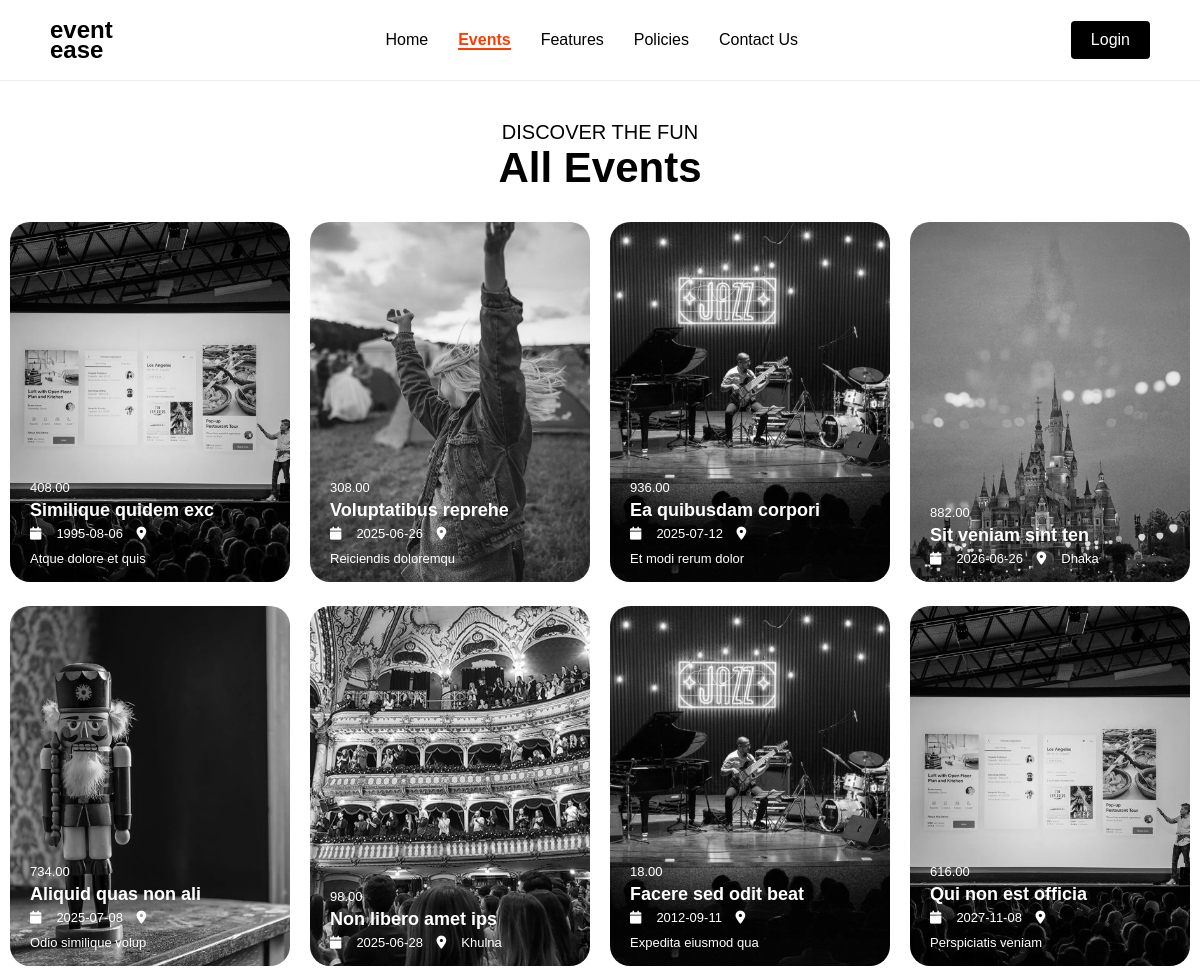
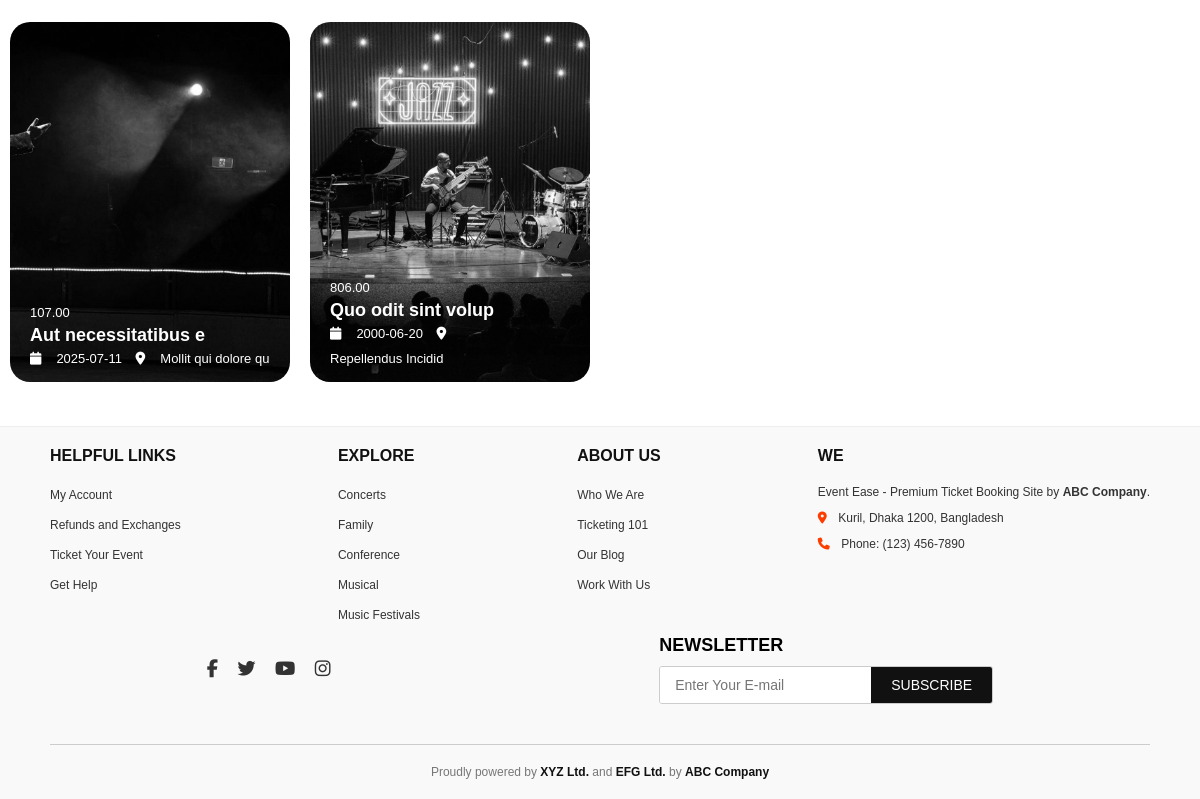
Screenshot of /views/events_page.php with the database file from the repository (2 pictures, top to bottom).
### tables this page shows
CREATE TABLE `events` (
  `id` int(11) NOT NULL,
  `title` varchar(255) NOT NULL,
  `price` decimal(10,2) NOT NULL,
  `location` varchar(255) NOT NULL,
  `date` date NOT NULL,
  `time` varchar(50) NOT NULL,
  `category` varchar(100) NOT NULL,
  `organizer` varchar(100) NOT NULL,
  `image` varchar(255) DEFAULT NULL,
  `description` text DEFAULT NULL,
  `available_seats` int(11) NOT NULL
);

### models/admin_model.php (called while the page is built, shortened)
<?php
require __DIR__ . '../../config/db.php';
function getAllEvents(){
  global $conn;
  $sql="select * from events";
  $result=$conn->query($sql);
  $events=[];
  while($row=$result->fetch_assoc()){
    $events[]=$row;
  }
  return $events;
}
?>

### controllers/user_controller.php (called while the page is built, shortened)
<?php
include __DIR__ . '../../models/user_model.php';
include __DIR__ . '../../models/admin_model.php';
function allEvents(){
  return getAllEvents();
}
?>

### views/events_page.php (the view, shortened to what this page needs)
<?php
include '../controllers/user_controller.php';
$allEvents=[];
if(isset($_GET['category']) && isset($_GET['location']) && isset($_GET['date'])){
  $category=$_GET['category'];
  $location=$_GET['location'];
  $date=$_GET['date'];
  $allEvents=filterEvents($category,$location,$date);
}
else{
  $allEvents=allEvents();
}
?>
<!DOCTYPE html>
<html lang="en">
<head>
  <link rel="stylesheet" href="../public/styles/events.css">
  <link rel="stylesheet" href="../public/styles/navbar.css" />
  <link rel="stylesheet" href="../public/styles/footer.css" />
</head>
<body>
  <?php
  include __DIR__ . '/layouts/navbar.php';
  ?>
  <section class="upcoming-events">
    <div class="header">
      <p>DISCOVER THE FUN</p>
      <h2>All Events</h2>
    </div>
    <div class="events-grid">
      <?php
      if(count(($allEvents))>0){
        foreach($allEvents as $event){
          echo '<div class="event-card">
          <a href="./event_details_page.php?id='.$event['id'].'">
            <img src="/event-ease/uploads/'.$event['image'].'" alt='.$event['title'].'>
            <div class="event-info">
            <p class="price">'.$event['price'].'</p>
            <h3>'.$event['title'].'</h3>
            <p><i class="fas fa-calendar"></i>'.$event['date'].'&nbsp; <i class="fas fa-map-marker-alt"></i> '.$event['location'].'</p>
            </div>
          </a>
          </div>';
        }
      }
      else{
          echo "<div class='no-events'>
          <h3 class='not-found'>No events found</h3>
          </div>";
        }
      ?>
    </div>
  </section>
  <?php
  include __DIR__ . '/layouts/footer.php';
  ?>
</body>
</html>

### public/styles/events.css (style rules this page uses)
* { margin: 0; padding: 0; box-sizing: border-box; }
body { font-family: "Poppins", sans-serif; }
.upcoming-events { max-width: 1200px; margin: 0 auto; padding: 40px 10px; border-bottom: 1px solid #eee; }
.events-grid { display: grid; grid-template-columns: repeat(auto-fit, minmax(280px, 1fr)); gap: 20px; }
.event-card { position: relative; border-radius: 20px; cursor: pointer; }
.event-card img { width: 100%; height: 360px; border-radius: 20px; object-fit: cover; filter: grayscale(100%); transition: all 0.4s ease; }
.event-info { position: absolute; bottom: 0; left: 0; padding: 20px; width: 100%; color: white; }
.event-info h3 { font-size: 18px; margin: 5px 0; }
.event-info p { display: flex; flex-wrap: wrap; gap: 10px; font-size: 13px; align-items: center; }
.event-info i { margin-right: 5px; }

### views/events_page.php (style rules this page uses)
.header { display: flex; flex-direction: column; justify-content: center; align-items: center; margin-bottom: 30px; }
.header p { font-size: 20px; }
.header h2 { font-size: 42px; }

### rows the page displays
events: image (picture), price "408.00", title "Similique quidem exc", date "1995-08-06", location "Atque dolore et quis"
events: image (picture), price "308.00", title "Voluptatibus reprehe", date "2025-06-26", location "Reiciendis doloremqu"
events: image (picture), price "936.00", title "Ea quibusdam corpori", date "2025-07-12", location "Et modi rerum dolor"
events: image (picture), price "882.00", title "Sit veniam sint ten", date "2026-06-26", location "Dhaka"
events: image (picture), price "734.00", title "Aliquid quas non ali", date "2025-07-08", location "Odio similique volup"
events: image (picture), price "98.00", title "Non libero amet ips", date "2025-06-28", location "Khulna"
events: image (picture), price "18.00", title "Facere sed odit beat", date "2012-09-11", location "Expedita eiusmod qua"
events: image (picture), price "616.00", title "Qui non est officia", date "2027-11-08", location "Perspiciatis veniam"
events: image (picture), price "107.00", title "Aut necessitatibus e", date "2025-07-11", location "Mollit qui dolore qu"
events: image (picture), price "806.00", title "Quo odit sint volup", date "2000-06-20", location "Repellendus Incidid"
